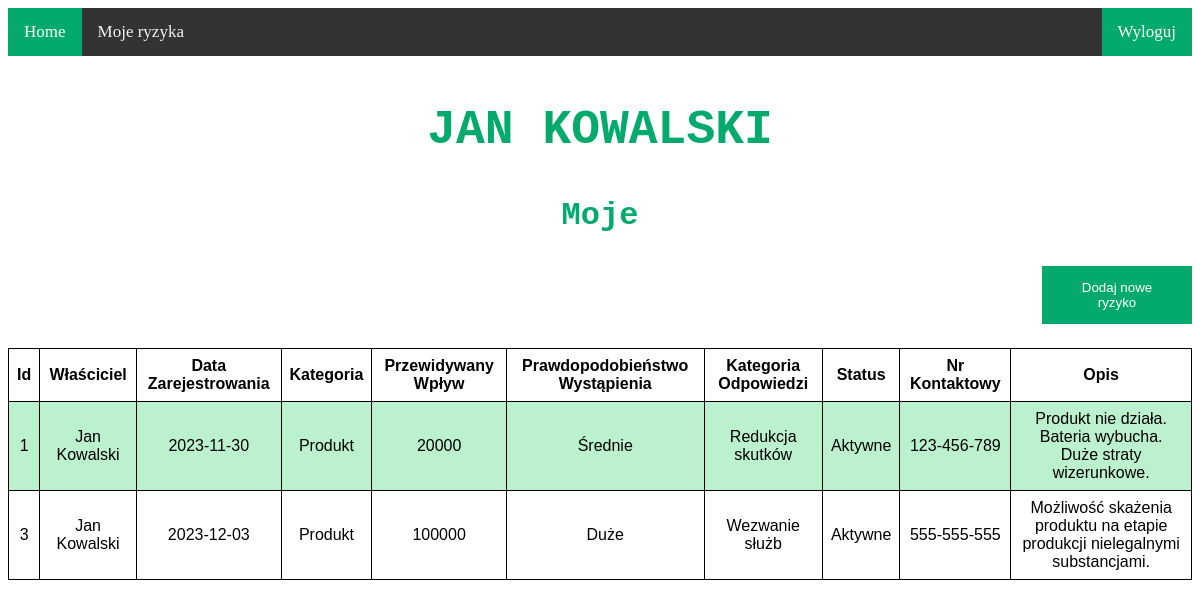
Page /moje (signed in) on the committed database.
### tables this page shows
CREATE TABLE person (
    id INTEGER PRIMARY KEY AUTOINCREMENT,
    name TEXT NOT NULL,
    login TEXT NOT NULL,
    password TEXT NOT NULL
);

CREATE TABLE risk (
    id INTEGER PRIMARY KEY AUTOINCREMENT,
    owner_id INTEGER references person(id),
    created TIMESTAMP NOT NULL DEFAULT CURRENT_TIMESTAMP,
    category TEXT NOT NULL,
    impact INTEGER NOT NULL,
    proximity TEXT NOT NULL,
    response TEXT NOT NULL,
    status TEXT NOT NULL,
    contact TEXT NOT NULL,
    description TEXT NOT NULL
);

### app.py (the view)
@app.route('/moje')
def my_page():
    user = db.get_user(current_user.id)
    risks = db.get_risks_by_owner(user.name)
    return render_template('mine.html', titles=titles, risks=risks)

### app.py (called while the page is built)
@login_manager.user_loader
def loader_user(idn):
    return db.get_user(idn)

### db.py (called while the page is built)
def get_db_connection():
    conn = sqlite3.connect('database.db')
    conn.row_factory = sqlite3.Row
    return conn

def get_user(idn):
    conn = get_db_connection()
    user = conn.execute('SELECT * FROM PERSON WHERE id=' + str(idn)).fetchall()
    conn.close()
    user_wrap = User(user[0][0], user[0][1], user[0][2], user[0][3])
    return user_wrap

def get_risks_by_owner(name):
    conn = get_db_connection()
    risks = conn.execute(
        'SELECT risk.id, name, date(created), category, impact, proximity, response, status, contact, description '
        'FROM risk, person WHERE risk.owner_id = person.id AND name = "%s"' % name).fetchall()
    conn.close()
    return risks

### templates/mine.html (shortened to what this page needs)
{% extends "topnav.html" %}
{% block content %}
    {% if current_user.is_authenticated %}
        <h2>{{ current_user.name }}</h2>
        <h3>Moje</h3>
        <button class="add_risk" onclick="window.location.href='nowe';">
            Dodaj nowe ryzyko
        </button>
        <div class="scrollable">
            <table>
                <tr>
                    {% for title in titles %}
                        <th>{{ title }}</th>
                    {% endfor %}
                </tr>
                {% for risk in risks %}
                    <tr>
                        {% for content in risk %}
                            <td onclick="window.location='{{ risk[0] }}'">{{ content }}</td>
                        {% endfor %}
                    </tr>
                {% endfor %}
            </table>
        </div>
    {% else %}
        <h1>Nie jesteś zalogowany/a</h1>
    {% endif %}
{% endblock %}

### static/style.css (style rules this page uses)
.scrollable { width: 100%; overflow-x: auto; }
table { margin-left: auto; margin-right: auto; font-family: arial, sans-serif; border-collapse: collapse; width: 100%; }
td, th { border: 1px solid #000000; text-align: center; padding: 8px; overflow: hidden; text-overflow: ellipsis; }
tr:nth-child(even) { background-color: #bcf1ce; }
h2 { text-align: center; text-transform: uppercase; color: #04AA6D; font-family: "Monaco", "Lucida Console", monospace; font-size: xxx-large; }
h3 { text-align: center; color: #04AA6D; font-family: "Monaco", "Lucida Console", monospace; font-size: xx-large; }
button { background-color: #04AA6D; color: white; padding: 14px 20px; margin-left: auto; margin-right: auto; border: none; cursor: pointer; width: 40%; }
.add_risk { float: right; border: none; cursor: pointer; margin-bottom: 2%; width: 150px; }

### rows in the picture
person: name "JAN KOWALSKI", name "Jan Kowalski"
risk: risk "1" "2023-11-30", category "Produkt", impact "20000", proximity "Średnie", response "Redukcja skutków", status "Aktywne", contact "123-456-789", description "Produkt nie działa. Bateria wybucha. Duże straty wizerunkowe."
risk: risk "3" "2023-12-03", category "Produkt", impact "100000", proximity "Duże", response "Wezwanie służb", status "Aktywne", contact "555-555-555", description "Możliwość skażenia produktu na etapie produkcji nielegalnymi substancjami."

### other values in the picture
{{ title }} "Id" "Właściciel" "Data Zarejestrowania" "Kategoria" "Przewidywany Wpływ" "Prawdopodobieństwo Wystąpienia" "Kategoria Odpowiedzi" "Status" "Nr Kontaktowy" "Opis"
